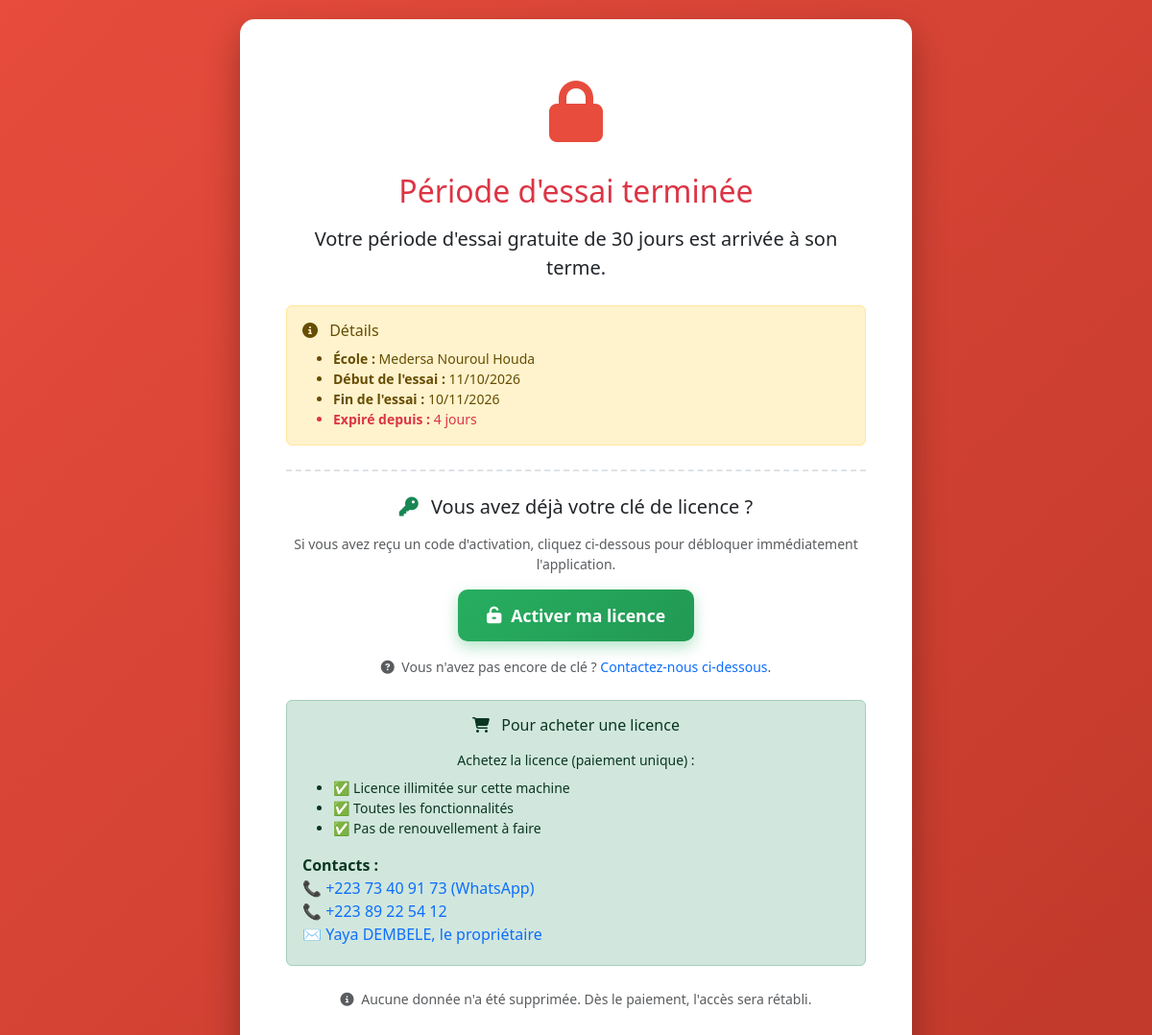
Page /licence/expiree/ on the earlier database version.
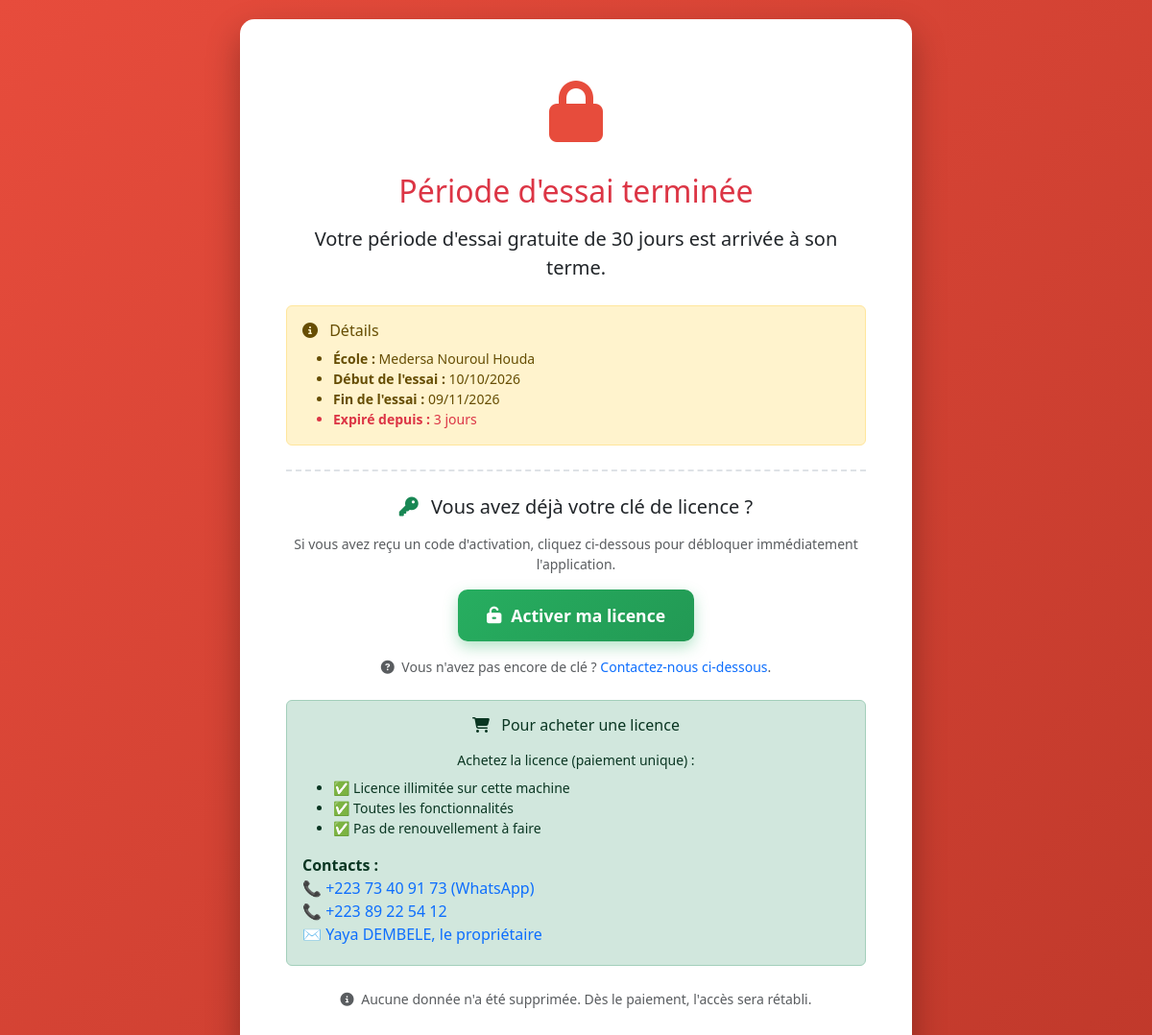
Same page on the later database version.
### ecole/models/base.py (models this page shows, shortened)
class EcoleInfo(models.Model):
    nom = models.CharField(max_length=200)
    sigle = models.CharField(max_length=50, blank=True, null=True)
    ministere = models.CharField(
        max_length=200, blank=True, null=True,
        default="MINISTERE DE L'EDUCATION NATIONALE"
    )
    circonscription = models.CharField(
        max_length=200, blank=True, null=True,
        help_text="Ex: CAP DE KALABAN COURA"
    )
    academie = models.CharField(
        max_length=200, blank=True, null=True,
        help_text="Ex: Académie d'Enseignement de Bamako Rive Gauche"
    )
    republique = models.CharField(
        max_length=200, blank=True, null=True,
        default="REPUBLIQUE DU MALI"
    )
    devise = models.CharField(
        max_length=200, blank=True, null=True,
        default="UN PEUPLE - UN BUT - UNE FOI"
    )
    adresse = models.CharField(max_length=150, blank=True, null=True)
    ville = models.CharField(max_length=100, blank=True, null=True)
    pays = models.CharField(max_length=100, blank=True, null=True, default="Mali")
    boite_postale = models.CharField(max_length=50, blank=True, null=True)
    telephone = models.CharField(max_length=50, blank=True, null=True)
    email = models.EmailField(blank=True, null=True)
    site_web = models.URLField(blank=True, null=True)
    logo = models.ImageField(upload_to='ecole/logo/', blank=True, null=True)
    signature_directeur = models.ImageField(
            upload_to='ecole/signatures/',
            blank=True, null=True,
            verbose_name="Signature du directeur",
            help_text="Image de la signature (format PNG avec fond transparent de préférence)"
        )
    cachet_ecole = models.ImageField(
            upload_to='ecole/cachets/',
            blank=True, null=True,
            verbose_name="Cachet de l'école",
            help_text="Image du cachet officiel (format PNG avec fond transparent)"
        )
    nom_directeur = models.CharField(max_length=150, blank=True, null=True)
    numero_autorisation = models.CharField(max_length=100, blank=True, null=True)
    setup_complete = models.BooleanField(
        default=False,
        verbose_name="Configuration initiale effectuée",
        help_text="Coché automatiquement après l'assistant de première configuration"
    )
    TYPE_ECOLE = [
        ('classique', 'Classique'),
        ('franco_arabe', 'Franco-arabe'),
    ]
    type_ecole = models.CharField(
        max_length=20,
        choices=TYPE_ECOLE,
        default='franco_arabe',
        verbose_name="Type d'école",
        help_text="Détermine si le nom arabe des matières est utilisé "
                  "(Franco-arabe) ou non (Classique)."
    )
    activer_fondamental = models.BooleanField(
        default=True,
        verbose_name="Activer le module Fondamental",
        help_text="Si décoché, le module Fondamental est masqué pour les utilisateurs."
    )
    activer_lycee = models.BooleanField(
        default=True,
        verbose_name="Activer le module Lycée",
        help_text="Si décoché, le module Lycée est masqué pour les utilisateurs."
    )
    MODE_FRAIS_INSCRIPTION = [
        ('unique', "Une seule fois (à la 1ère inscription)"),
        ('annuel', "Chaque année (à chaque inscription)"),
    ]
    mode_frais_inscription = models.CharField(
        max_length=20,
        choices=MODE_FRAIS_INSCRIPTION,
        default='annuel',
        verbose_name="Mode des frais d'inscription",
        help_text="Comment sont payés les frais d'inscription"
    )
    MODE_FRAIS_SCOLARITE = [
        ('mensuel', "Mensuel (9 versements)"),
        ('trimestriel', "Trimestriel (3 versements)"),
        ('tranches', "Par tranches personnalisées"),
        ('annuel', "Annuel (1 versement par an)"),
        ('unique', "Unique (tout le cursus)"),
    ]
    mode_frais_scolarite = models.CharField(
        max_length=20,
        choices=MODE_FRAIS_SCOLARITE,
        default='mensuel',
        verbose_name="Mode des frais de scolarité",
        help_text="Comment sont payés les frais de scolarité"
    )
    nombre_tranches = models.PositiveIntegerField(
        default=4,
        verbose_name="Nombre de tranches",
        help_text="Utilisé uniquement si le mode est 'Par tranches' (2, 3, 4, 5...)"
    )
    class Meta:
        verbose_name = "Informations de l'établissement"
        verbose_name_plural = "Informations de l'établissement"
    @classmethod
    def get_solo(cls):
        obj, created = cls.objects.get_or_create(
            pk=1, defaults={'nom': "Nom de l'établissement"}
        )
        return obj
    @property
    def est_franco_arabe(self):
        return self.type_ecole == 'franco_arabe'
    @property
    def est_classique(self):
        return self.type_ecole == 'classique'

class Licence(models.Model):
    MODE_LICENCE = [
        ('essai', 'Période d\'essai'),
        ('payee', 'Licence payée'),
    ]
    cle_licence = models.CharField(
        max_length=100, unique=True,
        verbose_name="Clé de licence",
        help_text="Générée automatiquement"
    )
    mode = models.CharField(
        max_length=20, choices=MODE_LICENCE, default='essai',
        verbose_name="Mode"
    )
    date_debut_essai = models.DateField(
        verbose_name="Début de l'essai",
        auto_now_add=True
    )
    date_fin_essai = models.DateField(
        verbose_name="Fin de l'essai",
        help_text="30 jours après le début"
    )
    date_paiement = models.DateField(
        null=True, blank=True,
        verbose_name="Date de paiement"
    )
    montant_paye = models.DecimalField(
        max_digits=10, decimal_places=0, default=0,
        verbose_name="Montant payé (FCFA)"
    )
    empreinte_machine = models.CharField(
        max_length=64,
        verbose_name="Empreinte de la machine",
        help_text="Unique pour cette installation"
    )
    nom_client = models.CharField(
        max_length=200, blank=True, null=True,
        verbose_name="Nom du client"
    )
    contact_client = models.CharField(
        max_length=100, blank=True, null=True,
        verbose_name="Contact du client"
    )
    notes = models.TextField(
        blank=True, null=True,
        verbose_name="Notes internes"
    )
    date_creation = models.DateTimeField(auto_now_add=True)
    date_modification = models.DateTimeField(auto_now=True)
    class Meta:
        verbose_name = "Licence"
        verbose_name_plural = "Licence"
    @staticmethod
    def aujourdhui():
        from ..utils.licence import date_effective
        return date_effective()
    @property
    def paiement_reconnu(self):
        from ..utils.licence_signee import cle_signee_valide, signature_obligatoire
        if cle_signee_valide():
            return True
        return self.mode == 'payee' and not signature_obligatoire()
    @property
    def jours_restants_essai(self):
        if self.est_payee:
            return None
        delta = self.date_fin_essai - self.aujourdhui()
        return max(0, delta.days)
    @property
    def est_payee(self):
        return self.paiement_reconnu
    @classmethod
    def get_licence(cls):
        from ..utils.licence import (
            get_machine_fingerprint, debut_essai_reel, DUREE_ESSAI_JOURS,
        )
        licence, created = cls.objects.get_or_create(
            pk=1,
            defaults={
                'cle_licence': cls.generer_cle(),
                'mode': 'essai',
                'date_fin_essai': debut_essai_reel() + timedelta(days=DUREE_ESSAI_JOURS),
                'empreinte_machine': get_machine_fingerprint(),
            }
        )
        return licence
    @staticmethod
    def generer_cle():
        import secrets
        return secrets.token_hex(16).upper()

### ecole/views/core.py (the view)
# urls.py: path('licence/expiree/', views.licence_expiree, name='licence_expiree'),
def licence_expiree(request):
    from ..models import Licence, EcoleInfo
    licence = Licence.get_licence()
    ecole = EcoleInfo.get_solo()
    context = {
        'licence': licence,
        'ecole': ecole,
        'jours_depuis_expiration': abs(licence.jours_restants_essai or 0),
    }
    return render(request, 'ecole/licence/expiree.html', context)

### ecole/context_processors.py (called while the page is built, shortened)
def parametres_globaux(request):
    from .models import EcoleInfo
    try:
        ecole = EcoleInfo.get_solo()
        return {
            'ACTIVER_FONDAMENTAL': ecole.activer_fondamental,
            'ACTIVER_LYCEE': ecole.activer_lycee,
        }
    except Exception:
        return {
            'ACTIVER_FONDAMENTAL': True,
            'ACTIVER_LYCEE': True,
        }

def annee_encours(request):
    annee = cache.get('annee_encours_globale')
    if annee is None:
        try:
            annee_obj = AnneeScolaire.objects.order_by('-anneeScolaire').first()
            annee = annee_obj.anneeScolaire if annee_obj else "2025-2026"
        except Exception:
            annee = "2025-2026"
        cache.set('annee_encours_globale', annee, 3600)  # Cache 1 heure
    return {'annee_encours': annee}

def trimestres(request):
    from .models import Evaluation
    return {'trimestres': dict(Evaluation.TRIMESTRE)}

def cycle_courant(request):
    url_name = getattr(request.resolver_match, 'url_name', '') or ''
    cycle = None
    if url_name.startswith('cycle1_') or 'mensuel' in url_name:
        cycle = Cycle.PREMIER.value
    elif url_name.startswith('cycle2_'):
        cycle = Cycle.SECOND.value
    elif request.GET.get('cycle') in ('1er', '2e'):
        cycle = request.GET.get('cycle')
    return {
        'cycle_courant': cycle,
        'peut_gerer_1er': True,
        'peut_gerer_2e': True,
    }

def licence_context(request):
    licence = cache.get('licence_globale')
    if licence is None:
        try:
            from .models import Licence
            licence = Licence.get_licence()
        except Exception:
            licence = None
        cache.set('licence_globale', licence, 300)  # Cache 5 minutes
    return {'licence': licence}

def alertes_configuration(request):
    if not request.user.is_authenticated:
        return {}

def stats_lycee_header(request):
    if not request.user.is_authenticated:
        return {}

### ecole/utils/ed25519.py (called while the page is built)
def _inv(x):
    return pow(x, p - 2, p)

def _recover_x(y, sign):
    if y >= p:
        return None
    x2 = (y * y - 1) * _inv(_d * y * y + 1)
    if x2 == 0:
        return None if sign else 0
    x = pow(x2, (p + 3) // 8, p)
    if (x * x - x2) % p != 0:
        x = x * _sqrt_m1 % p
    if (x * x - x2) % p != 0:
        return None
    if (x & 1) != sign:
        x = p - x
    return x

### ecole/utils/licence.py (called while the page is built)
def _mac_stable():
    n = uuid.getnode()
    return 0 if (n >> 40) & 1 else n

### ecole/utils/licence_signee.py (called while the page is built)
def _chemin_cle():
    return os.path.join(get_user_data_dir(), NOM_FICHIER_CLE)

### ecole/templates/ecole/licence/expiree.html (shortened to what this page needs)
{% load static %}
<!DOCTYPE html>
<html lang="fr">
<head>
    <link href="{% static 'vendor/bootstrap/css/bootstrap.min.css' %}" rel="stylesheet">
    <link rel="stylesheet" href="{% static 'vendor/fontawesome/css/all.min.css' %}">
</head>
<body>
    <div class="container">
        <div class="card card-blocage mx-auto">
            <div class="card-body p-5 text-center">
                <div class="lock-icon mb-3">
                    <i class="fas fa-lock"></i>
                </div>
                <h2 class="text-danger mb-3">Période d'essai terminée</h2>
                <p class="lead mb-4">
                    Votre période d'essai gratuite de 30 jours est arrivée à son terme.
                </p>
                <div class="alert alert-warning text-start mb-4">
                    <h6 class="mb-2"><i class="fas fa-info-circle me-2"></i> Détails</h6>
                    <ul class="mb-0 small">
                        <li><strong>École :</strong> {{ ecole.nom }}</li>
                        <li><strong>Début de l'essai :</strong> {{ licence.date_debut_essai|date:"d/m/Y" }}</li>
                        <li><strong>Fin de l'essai :</strong> {{ licence.date_fin_essai|date:"d/m/Y" }}</li>
                        {% if jours_depuis_expiration > 0 %}
                        <li class="text-danger">
                            <strong>Expiré depuis :</strong> {{ jours_depuis_expiration }} jour{{ jours_depuis_expiration|pluralize }}
                        </li>
                        {% endif %}
                    </ul>
                </div>
                <div class="zone-activation">
                    <h5 class="mb-3">
                        <i class="fas fa-key text-success me-2"></i>
                        Vous avez déjà votre clé de licence ?
                    </h5>
                    <p class="text-muted small mb-3">
                        Si vous avez reçu un code d'activation, cliquez ci-dessous pour débloquer immédiatement l'application.
                    </p>
                    <a href="{% url 'licence_activer' %}" class="btn-activer-licence mb-3">
                        <i class="fas fa-unlock-alt"></i>
                        Activer ma licence
                    </a>
                    <p class="text-muted small mb-0">
                        <i class="fas fa-question-circle me-1"></i>
                        Vous n'avez pas encore de clé ?
                        <a href="#contact" class="text-decoration-none">Contactez-nous ci-dessous</a>.
                    </p>
                </div>
                <div class="alert alert-success mt-4" id="contact">
                    <h6 class="mb-3">
                        <i class="fas fa-shopping-cart me-2"></i>
                        Pour acheter une licence
                    </h6>
                    <p class="mb-2 small">Achetez la licence (paiement unique) :</p>
                    <ul class="text-start small mb-3">
                        <li>✅ Licence illimitée sur cette machine</li>
                        <li>✅ Toutes les fonctionnalités</li>
                        <li>✅ Pas de renouvellement à faire</li>
                    </ul>
                    <div class="text-start">
                        <p class="mb-1">
                            <strong>Contacts :</strong><br>
                            📞 <a href="tel:+22373409173" class="text-decoration-none">+223 73 40 91 73 (WhatsApp)</a><br>
                            📞 <a href="tel:+22389225412" class="text-decoration-none">+223 89 22 54 12</a><br>
                            ✉️ <a href="mailto:yayadyd@gmail.com" class="text-decoration-none">
                                Yaya DEMBELE, le propriétaire
                            </a>
                        </p>
                    </div>
                </div>
                <p class="text-muted small mb-0 mt-4">
                    <i class="fas fa-info-circle me-1"></i>
                    Aucune donnée n'a été supprimée. Dès le paiement, l'accès sera rétabli.
                </p>
            </div>
        </div>
    </div>
</body>
</html>

### ecole/templates/ecole/licence/expiree.html (style rules this page uses)
body { min-height: 100vh; background: linear-gradient(135deg, #e74c3c 0%, #c0392b 100%); display: flex; align-items: center; justify-content: center; font-family: 'Segoe UI', sans-serif; padding: 20px; }
.card-blocage { border-radius: 15px; box-shadow: 0 15px 35px rgba(0, 0, 0, 0.3); border: none; max-width: 700px; width: 100%; }
.lock-icon { font-size: 4rem; color: #e74c3c; }
.btn-activer-licence { background: linear-gradient(135deg, #27ae60 0%, #229954 100%); border: none; color: #fff; padding: 14px 30px; font-size: 1.1rem; font-weight: 600; border-radius: 10px; transition: all 0.25s ease; box-shadow: 0 6px 15px rgba(39, 174, 96, 0.35); display: inline-flex; align-items: center; gap: 10px; text-decoration: none; }
.zone-activation { border-top: 2px dashed #dee2e6; padding-top: 25px; margin-top: 25px; }

Differences in the rows shown:
changed Licence: date_debut_essai "11/10/2026" → "10/10/2026"; date_fin_essai "10/11/2026" → "09/11/2026"
Other differences:
{{ jours_depuis_expiration }}: "4" → "3"
